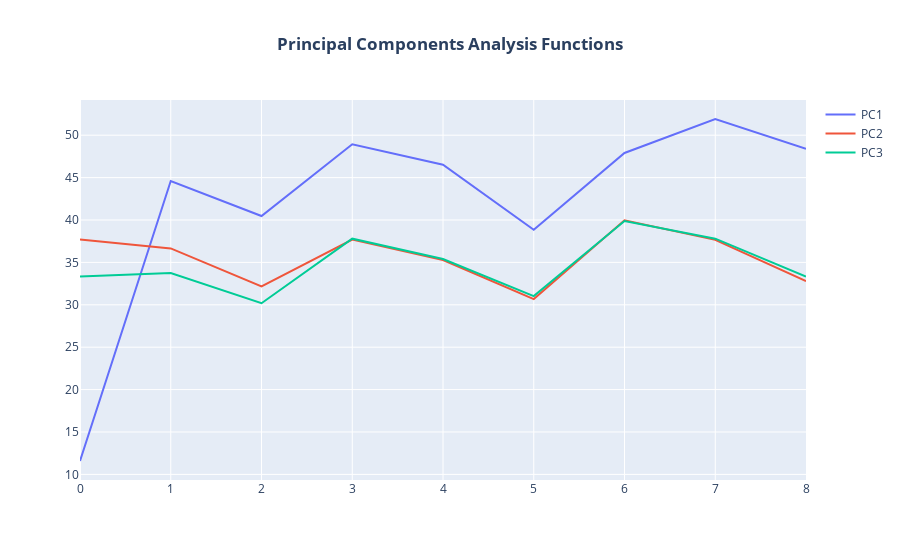

The cell this chart's notebook holds for it:
### Code cell
fPCA_analysis = fPCA.fdavpca(warp_f)

# Run the FPCA on a 3 components basis 
fPCA_analysis.calc_fpca(no=3)
fPCA_analysis.plot()

import plotly.graph_objects as go

# Plot of the 3 functions
fig = go.Figure()

# Add traces
fig.add_trace(go.Scatter(y=fPCA_analysis.f_pca[:,0,0], mode='lines', name="PC1"))
fig.add_trace(go.Scatter(y=fPCA_analysis.f_pca[:,0,1], mode='lines', name="PC2"))
fig.add_trace(go.Scatter(y=fPCA_analysis.f_pca[:,0,2], mode='lines', name="PC3"))

fig.update_layout(
    title_text='<b>Principal Components Analysis Functions</b>', title_x=0.5,
)

fig.show()

### Figure 1 — Plotly figure (JSON) as saved in the notebook; plotly's stock layout.template omitted (floating-point values rounded to 4 significant figures)
{"data": [{"mode": "lines", "name": "PC1", "type": "scatter", "y": [11.58, 44.6, 40.47, 48.93, 46.52, 38.85, 47.91, 51.91, 48.4]}, {"mode": "lines", "name": "PC2", "type": "scatter", "y": [37.69, 36.65, 32.18, 37.69, 35.29, 30.67, 39.97, 37.66, 32.79]}, {"mode": "lines", "name": "PC3", "type": "scatter", "y": [33.33, 33.74, 30.19, 37.8, 35.39, 31.03, 39.88, 37.8, 33.33]}], "layout": {"title": {"text": "<b>Principal Components Analysis Functions</b>", "x": 0.5}}}
